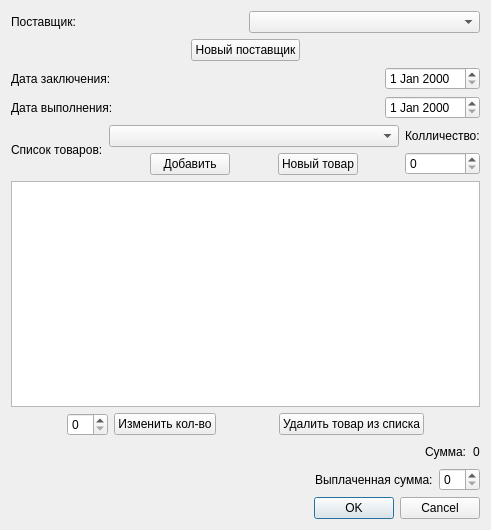
<?xml version="1.0" encoding="UTF-8"?>
<ui version="4.0">
 <class>addtreaty</class>
 <widget class="QDialog" name="addtreaty">
  <property name="geometry">
   <rect>
    <x>0</x>
    <y>0</y>
    <width>491</width>
    <height>530</height>
   </rect>
  </property>
  <property name="windowTitle">
   <string>Dialog</string>
  </property>
  <layout class="QVBoxLayout" name="verticalLayout_4">
   <item>
    <layout class="QVBoxLayout" name="verticalLayout">
     <item>
      <layout class="QHBoxLayout" name="horizontalLayout">
       <item>
        <widget class="QLabel" name="label">
         <property name="text">
          <string>Поставщик:</string>
         </property>
        </widget>
       </item>
       <item>
        <widget class="QComboBox" name="compCmb"/>
       </item>
      </layout>
     </item>
     <item>
      <layout class="QHBoxLayout" name="horizontalLayout_8">
       <item>
        <spacer name="horizontalSpacer_2">
         <property name="orientation">
          <enum>Qt::Horizontal</enum>
         </property>
         <property name="sizeHint" stdset="0">
          <size>
           <width>40</width>
           <height>20</height>
          </size>
         </property>
        </spacer>
       </item>
       <item>
        <widget class="QPushButton" name="newComp">
         <property name="text">
          <string>Новый поставщик</string>
         </property>
        </widget>
       </item>
       <item>
        <spacer name="horizontalSpacer">
         <property name="orientation">
          <enum>Qt::Horizontal</enum>
         </property>
         <property name="sizeHint" stdset="0">
          <size>
           <width>40</width>
           <height>20</height>
          </size>
         </property>
        </spacer>
       </item>
      </layout>
     </item>
    </layout>
   </item>
   <item>
    <layout class="QHBoxLayout" name="horizontalLayout_6">
     <item>
      <widget class="QLabel" name="label_2">
       <property name="text">
        <string>Дата заключения:</string>
       </property>
      </widget>
     </item>
     <item>
      <spacer name="horizontalSpacer_6">
       <property name="orientation">
        <enum>Qt::Horizontal</enum>
       </property>
       <property name="sizeHint" stdset="0">
        <size>
         <width>40</width>
         <height>20</height>
        </size>
       </property>
      </spacer>
     </item>
     <item>
      <widget class="QDateEdit" name="dateEdit"/>
     </item>
    </layout>
   </item>
   <item>
    <layout class="QHBoxLayout" name="horizontalLayout_2">
     <item>
      <widget class="QLabel" name="label_3">
       <property name="text">
        <string>Дата выполнения:</string>
       </property>
      </widget>
     </item>
     <item>
      <spacer name="horizontalSpacer_7">
       <property name="orientation">
        <enum>Qt::Horizontal</enum>
       </property>
       <property name="sizeHint" stdset="0">
        <size>
         <width>40</width>
         <height>20</height>
        </size>
       </property>
      </spacer>
     </item>
     <item>
      <widget class="QDateEdit" name="date_compEdit"/>
     </item>
    </layout>
   </item>
   <item>
    <layout class="QHBoxLayout" name="horizontalLayout_10">
     <item>
      <layout class="QHBoxLayout" name="horizontalLayout_7">
       <item>
        <widget class="QLabel" name="label_7">
         <property name="text">
          <string>Список товаров:</string>
         </property>
        </widget>
       </item>
      </layout>
     </item>
     <item>
      <layout class="QVBoxLayout" name="verticalLayout_2">
       <item>
        <widget class="QComboBox" name="prodCmb"/>
       </item>
       <item>
        <layout class="QHBoxLayout" name="horizontalLayout_9">
         <item>
          <spacer name="horizontalSpacer_4">
           <property name="orientation">
            <enum>Qt::Horizontal</enum>
           </property>
           <property name="sizeHint" stdset="0">
            <size>
             <width>40</width>
             <height>20</height>
            </size>
           </property>
          </spacer>
         </item>
         <item>
          <widget class="QPushButton" name="addProd">
           <property name="text">
            <string>Добавить</string>
           </property>
          </widget>
         </item>
         <item>
          <spacer name="horizontalSpacer_5">
           <property name="orientation">
            <enum>Qt::Horizontal</enum>
           </property>
           <property name="sizeHint" stdset="0">
            <size>
             <width>40</width>
             <height>20</height>
            </size>
           </property>
          </spacer>
         </item>
         <item>
          <widget class="QPushButton" name="addNewProdButton">
           <property name="text">
            <string>Новый товар</string>
           </property>
          </widget>
         </item>
         <item>
          <spacer name="horizontalSpacer_3">
           <property name="orientation">
            <enum>Qt::Horizontal</enum>
           </property>
           <property name="sizeHint" stdset="0">
            <size>
             <width>40</width>
             <height>20</height>
            </size>
           </property>
          </spacer>
         </item>
        </layout>
       </item>
      </layout>
     </item>
     <item>
      <layout class="QVBoxLayout" name="verticalLayout_3">
       <item>
        <widget class="QLabel" name="label_6">
         <property name="text">
          <string>Колличество:</string>
         </property>
        </widget>
       </item>
       <item>
        <widget class="QSpinBox" name="amountSb"/>
       </item>
      </layout>
     </item>
    </layout>
   </item>
   <item>
    <widget class="QListWidget" name="listWidget"/>
   </item>
   <item>
    <layout class="QHBoxLayout" name="horizontalLayout_11">
     <item>
      <spacer name="horizontalSpacer_12">
       <property name="orientation">
        <enum>Qt::Horizontal</enum>
       </property>
       <property name="sizeHint" stdset="0">
        <size>
         <width>40</width>
         <height>20</height>
        </size>
       </property>
      </spacer>
     </item>
     <item>
      <widget class="QSpinBox" name="spinBox"/>
     </item>
     <item>
      <widget class="QPushButton" name="changeCountBtn">
       <property name="text">
        <string>Изменить кол-во</string>
       </property>
      </widget>
     </item>
     <item>
      <spacer name="horizontalSpacer_10">
       <property name="orientation">
        <enum>Qt::Horizontal</enum>
       </property>
       <property name="sizeHint" stdset="0">
        <size>
         <width>40</width>
         <height>20</height>
        </size>
       </property>
      </spacer>
     </item>
     <item>
      <widget class="QPushButton" name="delProdButton">
       <property name="text">
        <string>Удалить товар из списка</string>
       </property>
      </widget>
     </item>
     <item>
      <spacer name="horizontalSpacer_11">
       <property name="orientation">
        <enum>Qt::Horizontal</enum>
       </property>
       <property name="sizeHint" stdset="0">
        <size>
         <width>40</width>
         <height>20</height>
        </size>
       </property>
      </spacer>
     </item>
    </layout>
   </item>
   <item>
    <layout class="QHBoxLayout" name="horizontalLayout_3">
     <item>
      <spacer name="horizontalSpacer_8">
       <property name="orientation">
        <enum>Qt::Horizontal</enum>
       </property>
       <property name="sizeHint" stdset="0">
        <size>
         <width>40</width>
         <height>20</height>
        </size>
       </property>
      </spacer>
     </item>
     <item>
      <widget class="QLabel" name="label_4">
       <property name="text">
        <string>Сумма:</string>
       </property>
      </widget>
     </item>
     <item>
      <widget class="QLabel" name="sum">
       <property name="text">
        <string>0</string>
       </property>
      </widget>
     </item>
    </layout>
   </item>
   <item>
    <layout class="QHBoxLayout" name="horizontalLayout_4">
     <item>
      <spacer name="horizontalSpacer_9">
       <property name="orientation">
        <enum>Qt::Horizontal</enum>
       </property>
       <property name="sizeHint" stdset="0">
        <size>
         <width>40</width>
         <height>20</height>
        </size>
       </property>
      </spacer>
     </item>
     <item>
      <widget class="QLabel" name="label_5">
       <property name="text">
        <string>Выплаченная сумма:</string>
       </property>
      </widget>
     </item>
     <item>
      <widget class="QSpinBox" name="paidSb"/>
     </item>
    </layout>
   </item>
   <item>
    <layout class="QHBoxLayout" name="horizontalLayout_5"/>
   </item>
   <item>
    <widget class="QDialogButtonBox" name="buttonBox">
     <property name="orientation">
      <enum>Qt::Horizontal</enum>
     </property>
     <property name="standardButtons">
      <set>QDialogButtonBox::Cancel|QDialogButtonBox::Ok</set>
     </property>
    </widget>
   </item>
  </layout>
 </widget>
 <resources/>
 <connections>
  <connection>
   <sender>buttonBox</sender>
   <signal>accepted()</signal>
   <receiver>addtreaty</receiver>
   <slot>accept()</slot>
   <hints>
    <hint type="sourcelabel">
     <x>248</x>
     <y>254</y>
    </hint>
    <hint type="destinationlabel">
     <x>157</x>
     <y>274</y>
    </hint>
   </hints>
  </connection>
  <connection>
   <sender>buttonBox</sender>
   <signal>rejected()</signal>
   <receiver>addtreaty</receiver>
   <slot>reject()</slot>
   <hints>
    <hint type="sourcelabel">
     <x>316</x>
     <y>260</y>
    </hint>
    <hint type="destinationlabel">
     <x>286</x>
     <y>274</y>
    </hint>
   </hints>
  </connection>
 </connections>
</ui>
